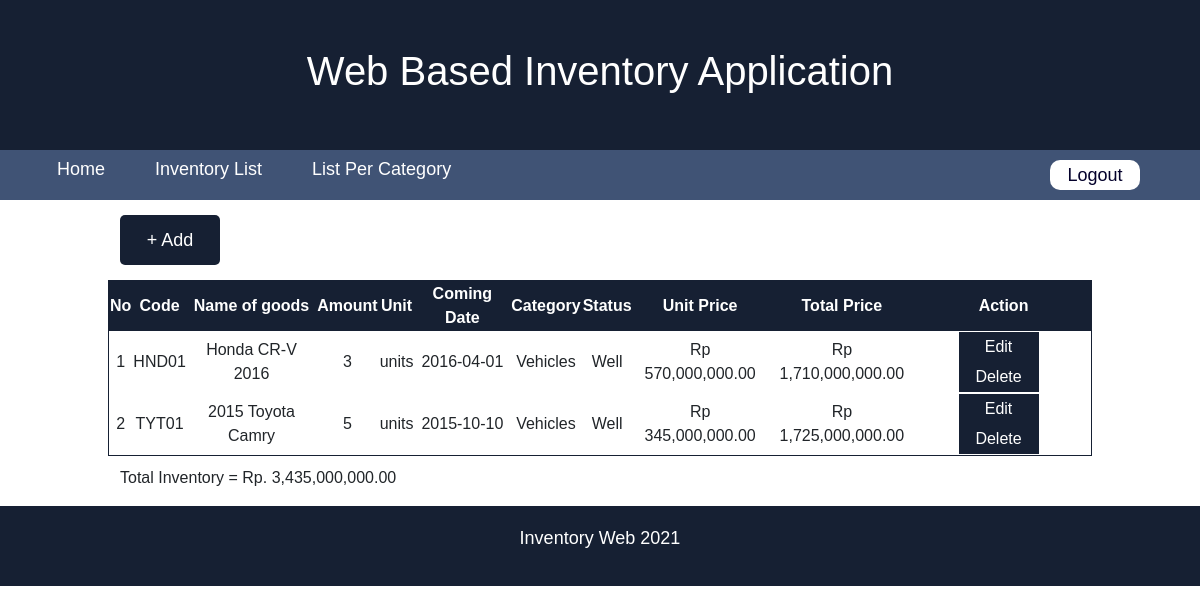
Screenshot of /list-inventory.php?tag=vehicles (signed in) with the database file from the repository.
### tables this page shows
CREATE TABLE `inventory` (
  `item_id` varchar(10) NOT NULL,
  `item_name` varchar(30) NOT NULL,
  `amount` int(11) NOT NULL,
  `unit` varchar(15) NOT NULL,
  `arrival_date` date NOT NULL,
  `category` varchar(20) NOT NULL,
  `item_status` varchar(20) NOT NULL,
  `price` int(20) NOT NULL
);

### list-inventory.php (the view, shortened to what this page needs)
<!DOCTYPE html>
<html lang="en">
<head>
    <link href="https://cdn.jsdelivr.net/npm/bootstrap@5.1.3/dist/css/bootstrap.min.css" rel="stylesheet">
    <link rel="stylesheet" href="css-inventory.css">
    <link rel="stylesheet" href="nav.css">
</head>
<body>
    <div class="header">
        <h1>Web Based Inventory Application</h1>
    </div>
    <div class="nav-container">
        <ul class="nav-item">
            <li><a href="home.php">Home</a></li>
            <li><a href="list-inventory.php">Inventory List</a></li>
            <li>
                <div class="dropdown">
                    <a href="">List Per Category</a>
                </div>
            </li>
        </ul>
        <?php
      if(empty($_SESSION['username'])){
        echo "<a href='login.php'><button class='sign-in'>Sign In</button></a>";
      }else{
        echo "<a href='logout.php'><button class='sign-in'>Logout</button></a>";
      }
    ?>
    </div>
    <div class="content-container">
        <div class="row">
            <div class="col-2">
                <a href="add-form.php"><button class="btn-add">+ Add</button></a>
            </div>
        </div>
        <div class="row">
            <table>
                <tr>
                    <th>No</th>
                    <th>Code</th>
                    <th>Name of goods</th>
                    <th>Amount</th>
                    <th>Unit</th>
                    <th>Coming Date</th>
                    <th>Category</th>
                    <th>Status</th>
                    <th>Unit Price</th>
                    <th>Total Price</th>
                    <th>Action</th>
                </tr>
        <?php
            include 'db/connect.php';
            $totalPrice=0;
            $no=0;
            if(isset($_GET['tag'])){
                $tag = $_GET['tag'];
                $sql = "SELECT * FROM inventory WHERE category='$tag'";
            }else{
                $sql = "SELECT * FROM inventory";
            }
            $query = $connection->query($sql);
            while($data = $query->fetch_object()){
                $itemId = $data->item_id;
                $itemName = $data->item_name;
                $amount = $data->amount;
                $unit = $data->unit;
                $coming = $data->arrival_date;
                $category = $data->category;
                $itemStatus = $data->item_status;
                $price = $data->price;
                $total=$price*$amount;
                $totalPrice+=$total;
                $formattedPrice = number_format($price, 2);
                $formattedTotal = number_format($total, 2);
        ?>
                <tr>
                    <td><?php echo ++$no ?></td>
                    <td><?php echo $itemId ?></td>
                    <td><?php echo $itemName ?></td>
                    <td><?php echo $amount ?></td>
                    <td><?php echo $unit ?></td>
                    <td><?php echo $coming ?></td>
                    <td><?php echo $category ?></td>
                    <td><?php echo $itemStatus ?></td>
                    <td><?php echo "Rp $formattedPrice" ?></td>
                    <td><?php echo "Rp $formattedTotal" ?></td>
                    <td>
                        <a href="edit-form.php?id=<?php echo $itemId ?>"><button class="btn-form">Edit</button></a>
                        <a href="delete-confirm.php?id=<?php echo $itemId ?>"><button class="btn-form">Delete</button></a>
                    </td>
                </tr>
            <?php
            }
            $formattedTotalPrice = number_format($totalPrice, 2);
            ?>
            </table>
        </div>
        <div class="row">
            <p>Total Inventory = Rp. <?php echo $formattedTotalPrice ?></p>
        </div>
    </div>
    <div class="footer">
        <p>Inventory Web 2021</p>
    </div>
</body>
</html>

### css-inventory.css (style rules this page uses)
body { font-family: sans-serif; }
.btn-add { width: 100px; height: 50px; background: #162033; color: white; border-radius: 5px; border: none; text-align: center; text-decoration: none; display: inline-block; cursor: pointer; font-size: 18px; margin: 15px 0 15px; }
.content-container { width: 80%; margin: 0 auto; }
.content-container table th { color: white; background: #162033; }
.content-container table { margin-bottom: 10px; border: 1px solid #162033; text-align: center; }
.btn-form { width: 80px; height: 30px; margin-right: 10px; color: white; background: #162033; border: none; }

### nav.css (style rules this page uses)
body { font-family: sans-serif; }
.header { display: flex; align-items: center; justify-content:center; width: 100%; height: 150px; background-color: #162033; color: white; text-align: center; font-size: 40px; font-weight: 600; }
.footer { display: flex; align-items: center; justify-content:center; width: 100%; height: 80px; background-color: #162033; color: white; text-align: center; font-size: 18px; }
.nav-container { background: #405375; width: 100%; margin: 0px; display: flex; align-items: center; justify-content: space-between; height: 50px; font-size: 18px; }
.nav-container ul { display: flex; }
.nav-item { padding-top: 5px; left: 0px; }
.nav-item li { list-style: none; margin-top: auto; }
.nav-item li a { color: white; text-decoration: none; padding: 10px 25px; }
.nav-item .dropdown { overflow: inherit; }
.sign-in { width: 90px; height: 30px; background: white; color: rgb(3, 0, 43); border-radius: 10px; border: none; text-align: center; text-decoration: none; display: inline-block; cursor: pointer; margin-right: 60px; font-size: 18px; }

### rows the page displays
inventory: item_id "HND01", item_name "Honda CR-V 2016", amount "3", unit "units", arrival_date "2016-04-01", category "Vehicles", item_status "Well", price "570,000,000.00", formattedTotal "1,710,000,000.00"
inventory: item_id "TYT01", item_name "2015 Toyota Camry", amount "5", unit "units", arrival_date "2015-10-10", category "Vehicles", item_status "Well", price "345,000,000.00", formattedTotal "1,725,000,000.00"

### other values shown
$formattedTotalPrice "3,435,000,000.00"
